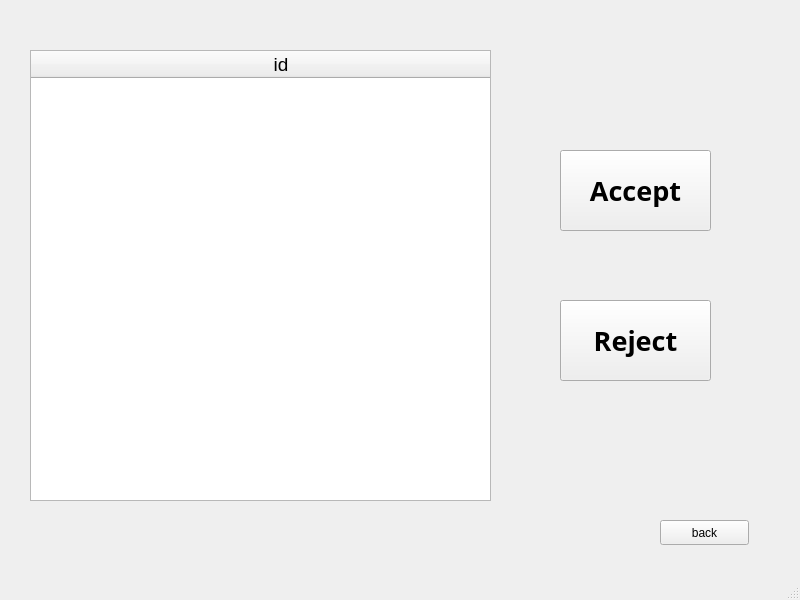
<?xml version="1.0" encoding="UTF-8"?>
<ui version="4.0">
 <class>TeacherAprovalWindow</class>
 <widget class="QMainWindow" name="TeacherAprovalWindow">
  <property name="geometry">
   <rect>
    <x>0</x>
    <y>0</y>
    <width>800</width>
    <height>600</height>
   </rect>
  </property>
  <property name="windowTitle">
   <string>MainWindow</string>
  </property>
  <widget class="QWidget" name="centralwidget">
   <widget class="QTableWidget" name="tableWidget">
    <property name="geometry">
     <rect>
      <x>30</x>
      <y>50</y>
      <width>461</width>
      <height>451</height>
     </rect>
    </property>
    <property name="font">
     <font>
      <pointsize>14</pointsize>
     </font>
    </property>
    <property name="sizeAdjustPolicy">
     <enum>QAbstractScrollArea::AdjustToContents</enum>
    </property>
    <property name="columnCount">
     <number>1</number>
    </property>
    <attribute name="horizontalHeaderDefaultSectionSize">
     <number>500</number>
    </attribute>
    <column>
     <property name="text">
      <string>id</string>
     </property>
    </column>
   </widget>
   <widget class="QPushButton" name="button_accept">
    <property name="geometry">
     <rect>
      <x>560</x>
      <y>150</y>
      <width>151</width>
      <height>81</height>
     </rect>
    </property>
    <property name="font">
     <font>
      <family>Umpush</family>
      <pointsize>20</pointsize>
      <weight>75</weight>
      <bold>true</bold>
     </font>
    </property>
    <property name="text">
     <string>Accept</string>
    </property>
    <property name="icon">
     <iconset>
      <normaloff>../../../../../tmp/mozilla_sim0/icons8-ok-26.png</normaloff>../../../../../tmp/mozilla_sim0/icons8-ok-26.png</iconset>
    </property>
    <property name="iconSize">
     <size>
      <width>50</width>
      <height>50</height>
     </size>
    </property>
   </widget>
   <widget class="QPushButton" name="button_reject">
    <property name="geometry">
     <rect>
      <x>560</x>
      <y>300</y>
      <width>151</width>
      <height>81</height>
     </rect>
    </property>
    <property name="font">
     <font>
      <family>Umpush</family>
      <pointsize>20</pointsize>
      <weight>75</weight>
      <bold>true</bold>
     </font>
    </property>
    <property name="text">
     <string>Reject</string>
    </property>
    <property name="icon">
     <iconset>
      <normaloff>../../../../../tmp/mozilla_sim0/icons8-cancel-26.png</normaloff>../../../../../tmp/mozilla_sim0/icons8-cancel-26.png</iconset>
    </property>
    <property name="iconSize">
     <size>
      <width>50</width>
      <height>50</height>
     </size>
    </property>
   </widget>
   <widget class="QPushButton" name="button_back">
    <property name="geometry">
     <rect>
      <x>660</x>
      <y>520</y>
      <width>89</width>
      <height>25</height>
     </rect>
    </property>
    <property name="text">
     <string>back</string>
    </property>
   </widget>
  </widget>
  <widget class="QStatusBar" name="statusbar"/>
 </widget>
 <resources/>
 <connections/>
</ui>
